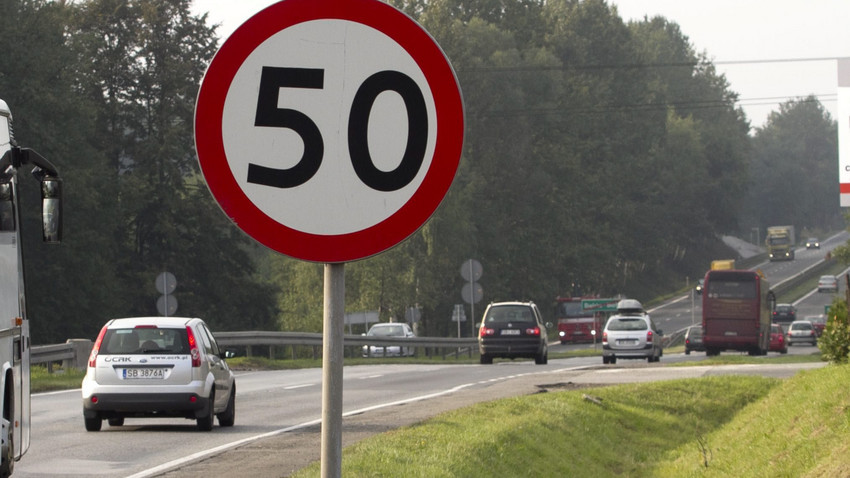
%> input picture test1.jpg, 850 x 478 px
$ octave Histogram_dla_obrazow_kolorowych.m   (GNU Octave 9; MATLAB toolbox functions it lacks are replaced by stand-ins)
%> lines starting %> are read from the running program, lines starting %| are printed output that depends on the picture
close all;
clear all;

lena = imread('test1.jpg');
%> lena is the input picture: size 478x850x3 uint8; mean R, G, B 113, 106.3, 95.3
% [32 lines of commented-out code are left out]
%%%Zmiana kolorystyki obrazu, i jego zniekszta砪enie

lena2 = rgb2hsv(lena);
%> lena2: size 478x850x3 double; mean H, S, V 0.302, 0.169, 0.449

lena2R = lena2(:,:,1);
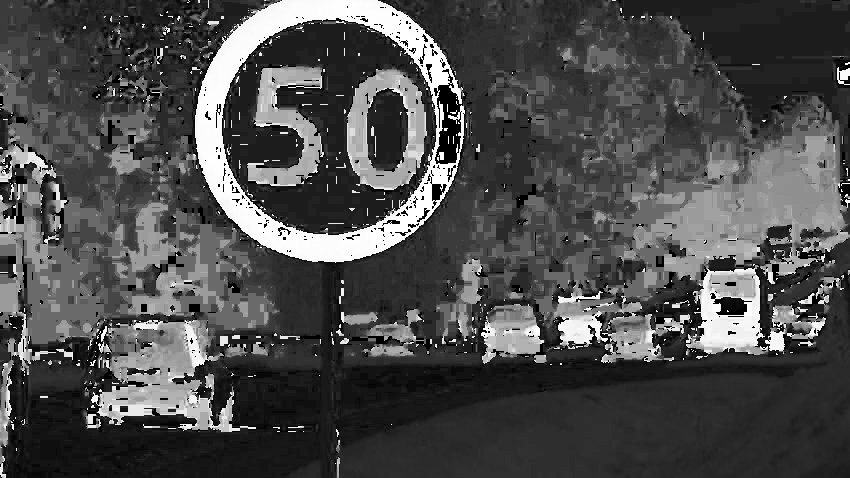
%> lena2R: size 478x850 double; min 0, max 0.999, mean 0.302
lena2G = lena2(:,:,2);
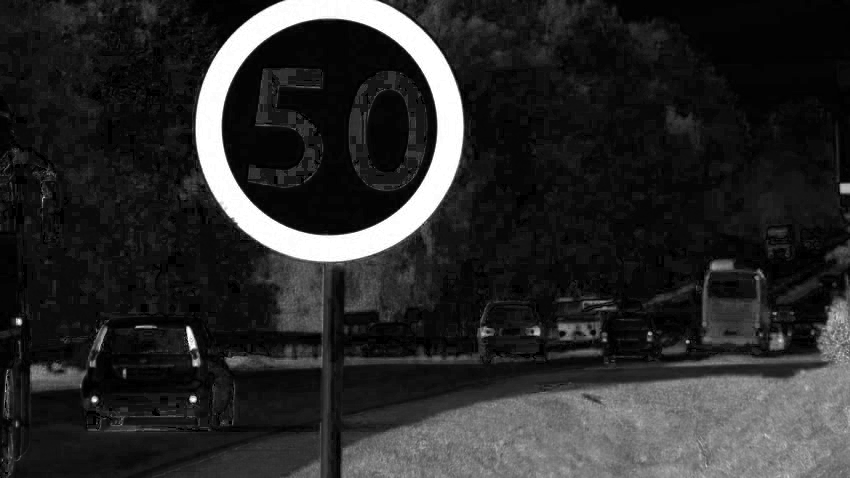
%> lena2G: size 478x850 double; min 0, max 1, mean 0.169
lena2B = lena2(:,:,3);

figure('Name','Obraz Kolorowy HSV');
imshow(lena2)


figure('Name','Poszczegolne Skladowe')
subplot(1,3,1)
imshow(lena2R)
title('H')
subplot(1,3,2)
imshow(lena2G)
title('S')
subplot(1,3,3)
imshow(lena2B)
title('V')


figure('Name','Histogramy')
subplot(1,3,1)
imhist(lena2R,256);
lena2RE = histeq(lena2R,256);
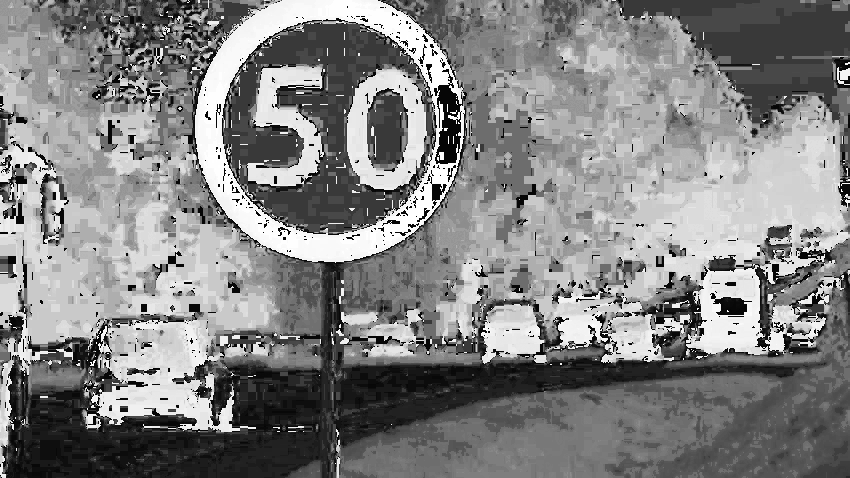
%> lena2RE: size 478x850 double; min 0.0235, max 1, mean 0.513

lena2GE = histeq(lena2G,256);
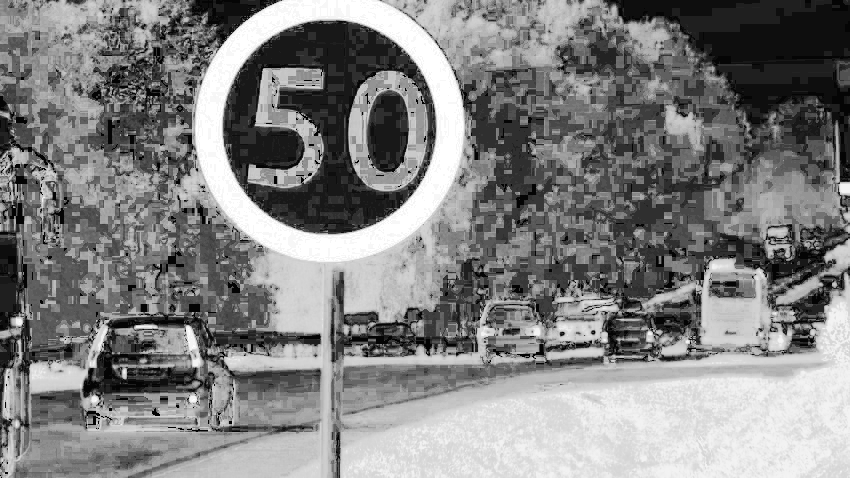
%> lena2GE: size 478x850 double; min 0.0157, max 1, mean 0.508
subplot(1,3,2)
imhist(lena2G,256);

lena2BE = histeq(lena2B,256);
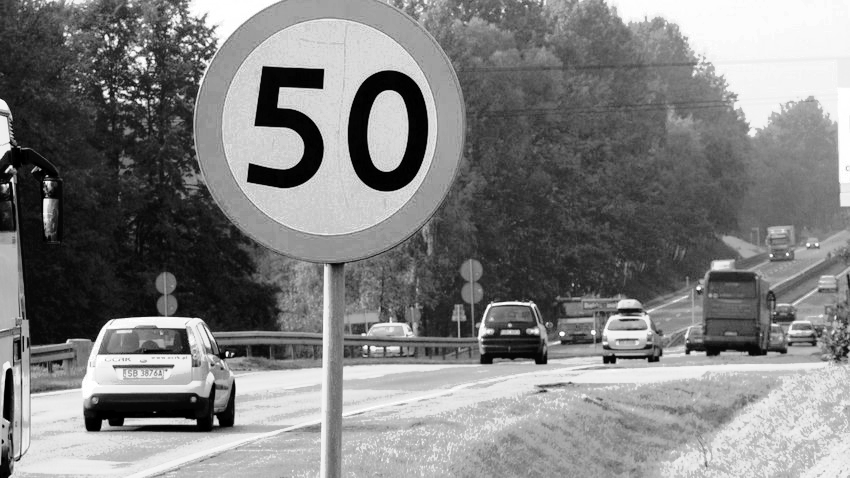
%> lena2BE: size 478x850 double; min 0, max 1, mean 0.501
subplot(1,3,3)
imhist(lena2B,256);
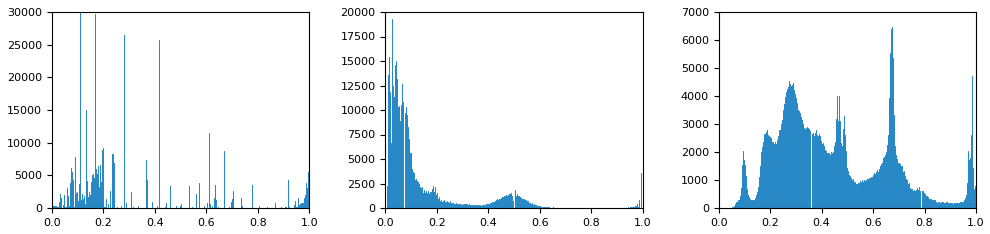
%> figure redrawn from the program's plot data, 3 panels; panel 1: highest point at x = 0.11, y = 30000; panel 2: highest point at x = 0.0275, y = 19270; panel 3: highest point at x = 0.675, y = 6473


obraz2EQ = lena2;
obraz2EQ(:,:,1) = lena2RE;
%> obraz2EQ: size 478x850x3 double; mean H, S, V 0.513, 0.169, 0.449
obraz2EQ(:,:,2) = lena2GE;
%> obraz2EQ: size 478x850x3 double; mean H, S, V 0.513, 0.508, 0.449
obraz2EQ(:,:,3) = lena2BE;
%> obraz2EQ: size 478x850x3 double; mean H, S, V 0.513, 0.508, 0.501

obraz2EQ = hsv2rgb(obraz2EQ);
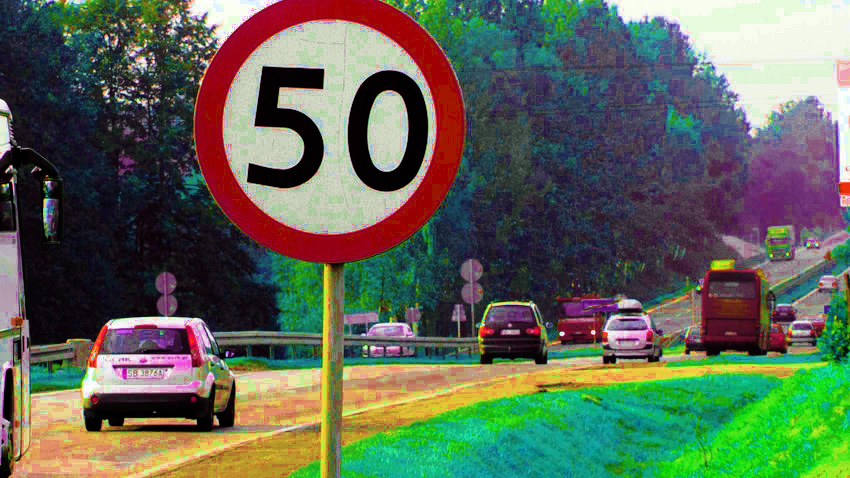
%> obraz2EQ: size 478x850x3 double; mean R, G, B 0.37, 0.407, 0.339

figure('name','Histogram wyr體nany w kolorze HSV/Normalized')
imshow(obraz2EQ)

$ run again, with test10.jpg copied over test1.jpg
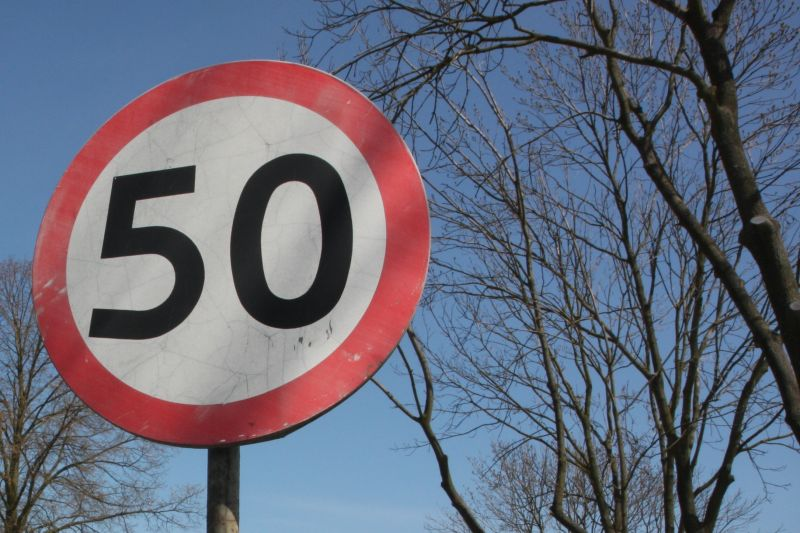
%> input picture test10.jpg, 800 x 533 px
%> lena is the input picture: size 533x800x3 uint8; mean R, G, B 103.1, 107.3, 124.7
%> lena2: size 533x800x3 double; mean H, S, V 0.536, 0.307, 0.532
%> `imhist(lena2B,256);`:
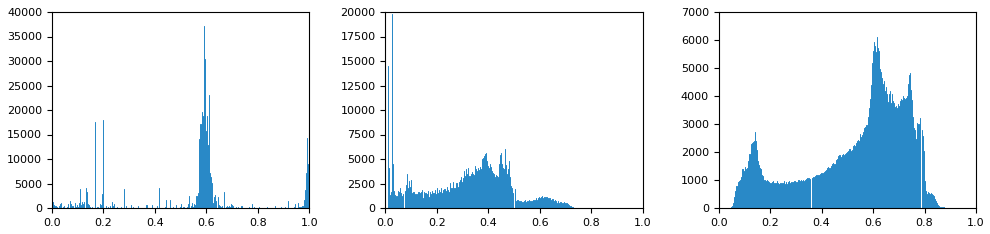
%> figure redrawn from the program's plot data, 3 panels; panel 1: highest point at x = 0.592, y = 37211; panel 2: highest point at x = 0.0275, y = 19806; panel 3: highest point at x = 0.616, y = 6098
%> `obraz2EQ = hsv2rgb(obraz2EQ);`:
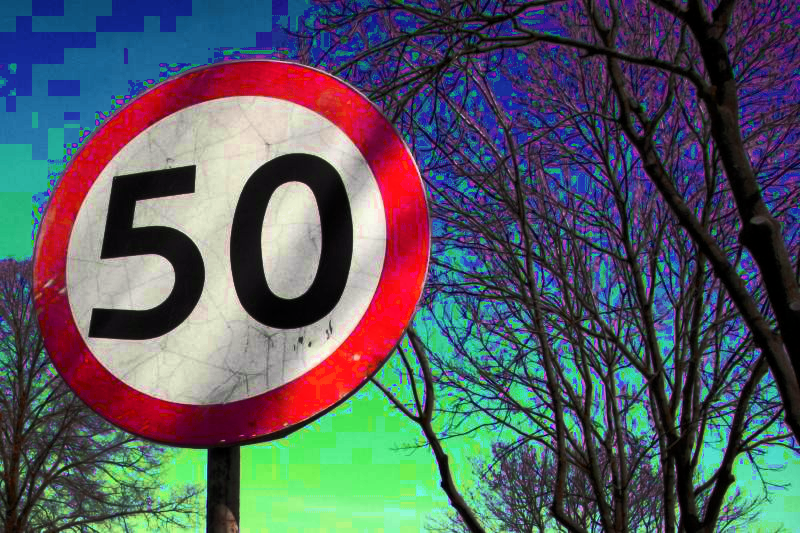
%> obraz2EQ: size 533x800x3 double; mean R, G, B 0.335, 0.355, 0.381

$ run again, with test11.jpg copied over test1.jpg
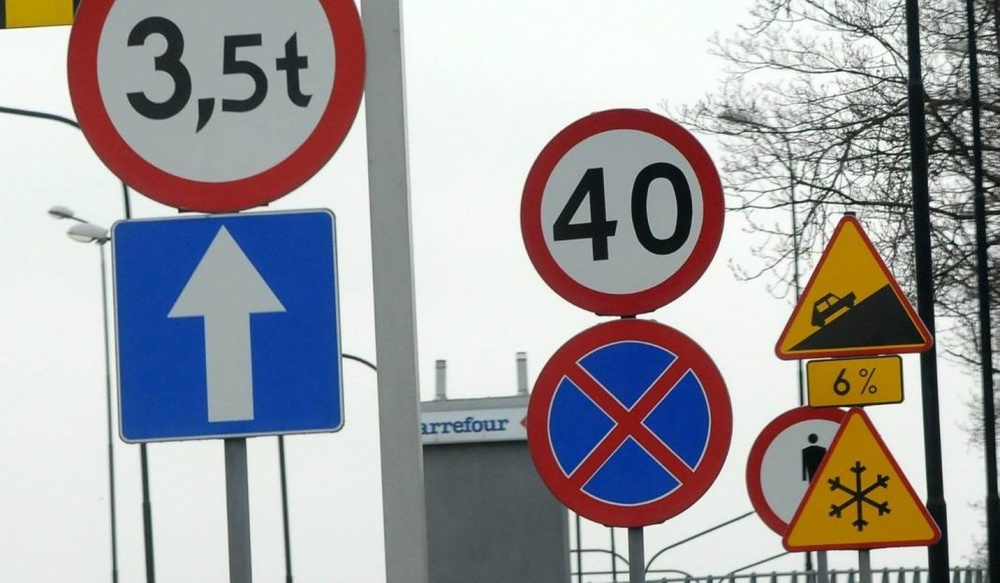
%> input picture test11.jpg, 1000 x 583 px, shrunk from 1500 x 875 before the run
%> lena is the input picture: size 583x1000x3 uint8; mean R, G, B 161.3, 159.3, 161.3
%> lena2: size 583x1000x3 double; mean H, S, V 0.402, 0.231, 0.698
%> `imhist(lena2B,256);`:
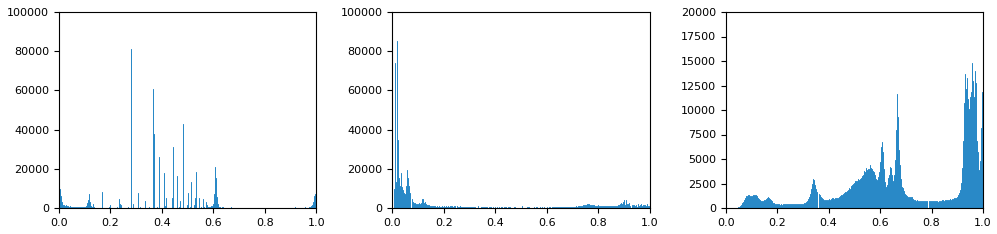
%> figure redrawn from the program's plot data, 3 panels; panel 1: highest point at x = 0.278, y = 80923; panel 2: highest point at x = 0.0196, y = 85116; panel 3: highest point at x = 0.957, y = 14778
%> `obraz2EQ = hsv2rgb(obraz2EQ);`:
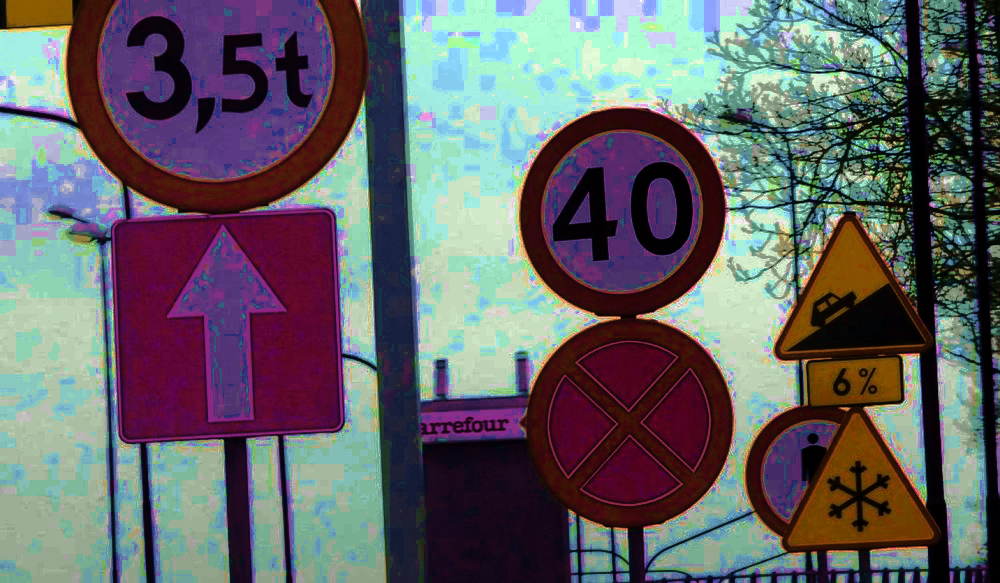
%> obraz2EQ: size 583x1000x3 double; mean R, G, B 0.395, 0.396, 0.41

$ run again, with test12.jpg copied over test1.jpg
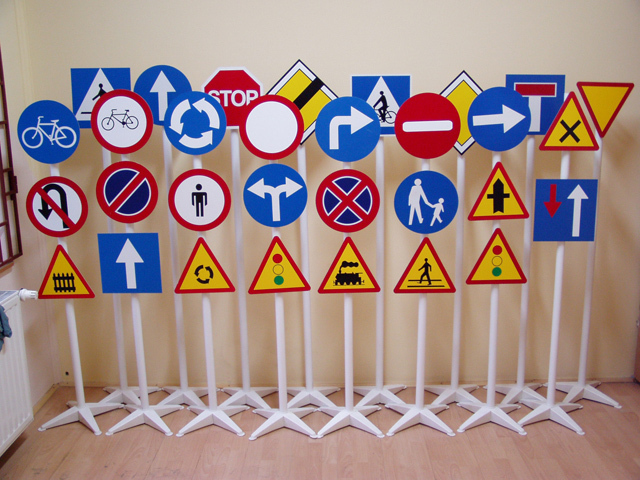
%> input picture test12.jpg, 640 x 480 px
%> lena is the input picture: size 480x640x3 uint8; mean R, G, B 161.8, 137.9, 134.6
%> lena2: size 480x640x3 double; mean H, S, V 0.313, 0.355, 0.692
%> `obraz2EQ = hsv2rgb(obraz2EQ);`:
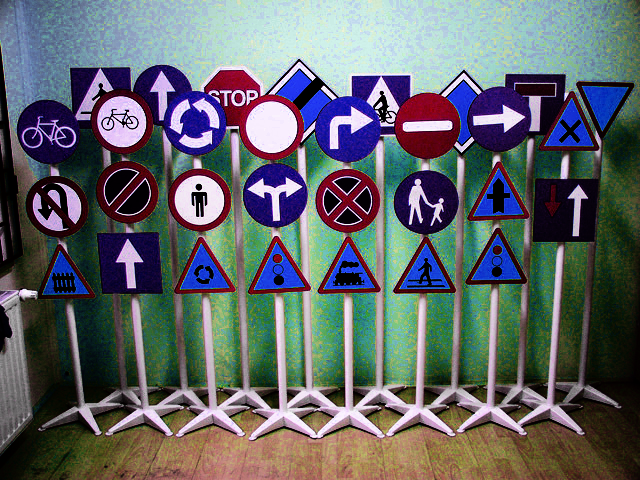
%> obraz2EQ: size 480x640x3 double; mean R, G, B 0.382, 0.402, 0.414
